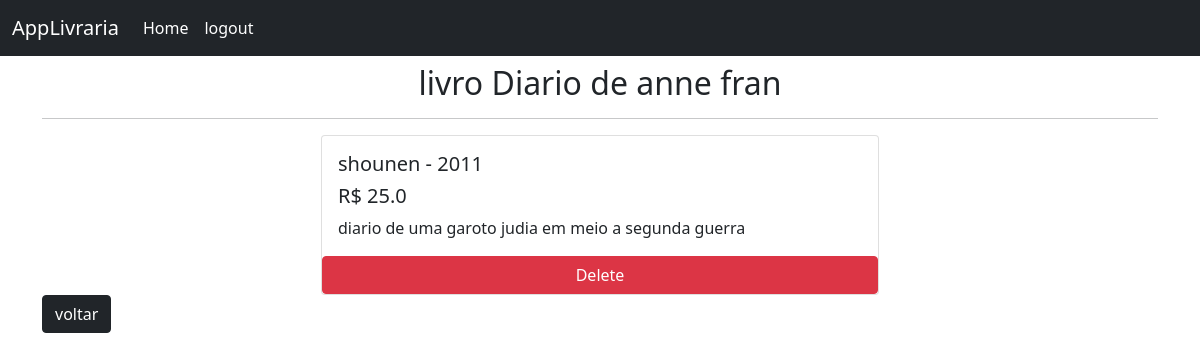
The app's page /book/2/ (signed in) with its own data.
### livraria/models.py (models this page shows, shortened)
class Book(models.Model):
    created_at = models.DateTimeField(auto_now_add = True)
    title = models.CharField(max_length = 50)
    description = models.CharField(max_length = 200)
    year = models.IntegerField()
    gern = models.CharField(max_length = 30)
    value = models.FloatField()

### livraria/views.py (the view)
# urls.py: path("book/<int:id>/",book_detail,name="book"),
def book_detail(request , id):
    if request.user.is_authenticated:
        book = Book.objects.get(id=id)
        return render(request,'book.html',{'book':book})
    else:
        messages.error(request,"voce não está autenticado para ver o livros")
        return redirect("home")

### livraria/templates/book.html
{% extends 'layout.html' %} {% block content %}
<h2 class="text-center">livro {{book.title}}</h2>
<hr />
<div>
  <div class="card col-6 m-auto">
    <div class="card-body">
      <h5 class="card-title">{{book.gern}} - {{book.year}}</h5>
      <h5 class="card-title">R$ {{book.value}}</h5>
      <p class="card-text">{{book.description}}</p>
    </div>
    <a href="{% url 'delete_book' book.id %}" class="btn btn-danger">Delete</a>
  </div>
  <a href="{% url 'home'%}" class="btn btn-dark"> voltar</a>
</div>
{% endblock %}

### records on screen
Book: title "Diario de anne fran", gern "shounen", year "2011", value "25.0", description "diario de uma garoto judia em meio a segunda guerra"
